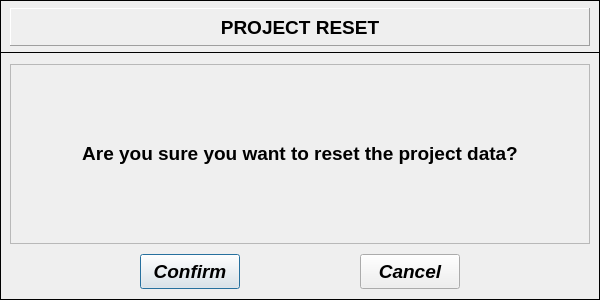
<?xml version="1.0" encoding="UTF-8"?>
<ui version="4.0">
 <class>Dialog</class>
 <widget class="QDialog" name="Dialog">
  <property name="geometry">
   <rect>
    <x>0</x>
    <y>0</y>
    <width>600</width>
    <height>300</height>
   </rect>
  </property>
  <property name="minimumSize">
   <size>
    <width>600</width>
    <height>300</height>
   </size>
  </property>
  <property name="maximumSize">
   <size>
    <width>600</width>
    <height>300</height>
   </size>
  </property>
  <property name="windowTitle">
   <string>Dialog</string>
  </property>
  <widget class="QFrame" name="frame_2">
   <property name="geometry">
    <rect>
     <x>0</x>
     <y>52</y>
     <width>600</width>
     <height>248</height>
    </rect>
   </property>
   <property name="minimumSize">
    <size>
     <width>600</width>
     <height>248</height>
    </size>
   </property>
   <property name="maximumSize">
    <size>
     <width>600</width>
     <height>248</height>
    </size>
   </property>
   <property name="frameShape">
    <enum>QFrame::Box</enum>
   </property>
   <property name="frameShadow">
    <enum>QFrame::Plain</enum>
   </property>
   <widget class="QLabel" name="Label_message">
    <property name="geometry">
     <rect>
      <x>10</x>
      <y>12</y>
      <width>580</width>
      <height>180</height>
     </rect>
    </property>
    <property name="minimumSize">
     <size>
      <width>580</width>
      <height>180</height>
     </size>
    </property>
    <property name="maximumSize">
     <size>
      <width>580</width>
      <height>180</height>
     </size>
    </property>
    <property name="font">
     <font>
      <family>Arial</family>
      <pointsize>13</pointsize>
      <weight>75</weight>
      <italic>false</italic>
      <bold>true</bold>
     </font>
    </property>
    <property name="frameShape">
     <enum>QFrame::StyledPanel</enum>
    </property>
    <property name="frameShadow">
     <enum>QFrame::Sunken</enum>
    </property>
    <property name="text">
     <string>&lt;html&gt;&lt;head/&gt;&lt;body&gt;&lt;p align=&quot;center&quot;&gt;&lt;span style=&quot; font-size:14pt;&quot;&gt;Are you sure you want to reset the project data?&lt;/span&gt;&lt;/p&gt;&lt;/body&gt;&lt;/html&gt;</string>
    </property>
    <property name="textFormat">
     <enum>Qt::AutoText</enum>
    </property>
    <property name="alignment">
     <set>Qt::AlignCenter</set>
    </property>
   </widget>
   <widget class="QPushButton" name="pushButton_confirm">
    <property name="geometry">
     <rect>
      <x>140</x>
      <y>202</y>
      <width>100</width>
      <height>35</height>
     </rect>
    </property>
    <property name="font">
     <font>
      <family>Arial</family>
      <pointsize>14</pointsize>
      <weight>75</weight>
      <italic>true</italic>
      <bold>true</bold>
     </font>
    </property>
    <property name="text">
     <string>Confirm</string>
    </property>
    <property name="default">
     <bool>false</bool>
    </property>
    <property name="flat">
     <bool>false</bool>
    </property>
   </widget>
   <widget class="QPushButton" name="pushButton_cancel">
    <property name="geometry">
     <rect>
      <x>360</x>
      <y>202</y>
      <width>100</width>
      <height>35</height>
     </rect>
    </property>
    <property name="font">
     <font>
      <family>Arial</family>
      <pointsize>14</pointsize>
      <weight>75</weight>
      <italic>true</italic>
      <bold>true</bold>
     </font>
    </property>
    <property name="text">
     <string>Cancel</string>
    </property>
    <property name="default">
     <bool>false</bool>
    </property>
    <property name="flat">
     <bool>false</bool>
    </property>
   </widget>
  </widget>
  <widget class="QFrame" name="frame_4">
   <property name="geometry">
    <rect>
     <x>0</x>
     <y>0</y>
     <width>600</width>
     <height>53</height>
    </rect>
   </property>
   <property name="minimumSize">
    <size>
     <width>600</width>
     <height>0</height>
    </size>
   </property>
   <property name="maximumSize">
    <size>
     <width>600</width>
     <height>16777215</height>
    </size>
   </property>
   <property name="frameShape">
    <enum>QFrame::Box</enum>
   </property>
   <property name="frameShadow">
    <enum>QFrame::Plain</enum>
   </property>
   <widget class="QFrame" name="frame">
    <property name="geometry">
     <rect>
      <x>10</x>
      <y>8</y>
      <width>580</width>
      <height>38</height>
     </rect>
    </property>
    <property name="minimumSize">
     <size>
      <width>580</width>
      <height>0</height>
     </size>
    </property>
    <property name="maximumSize">
     <size>
      <width>580</width>
      <height>16777215</height>
     </size>
    </property>
    <property name="frameShape">
     <enum>QFrame::Panel</enum>
    </property>
    <property name="frameShadow">
     <enum>QFrame::Raised</enum>
    </property>
    <widget class="QLabel" name="Label_message_2">
     <property name="geometry">
      <rect>
       <x>40</x>
       <y>4</y>
       <width>500</width>
       <height>31</height>
      </rect>
     </property>
     <property name="minimumSize">
      <size>
       <width>500</width>
       <height>10</height>
      </size>
     </property>
     <property name="maximumSize">
      <size>
       <width>500</width>
       <height>185</height>
      </size>
     </property>
     <property name="font">
      <font>
       <family>Arial</family>
       <pointsize>13</pointsize>
       <weight>75</weight>
       <italic>false</italic>
       <bold>true</bold>
      </font>
     </property>
     <property name="frameShape">
      <enum>QFrame::NoFrame</enum>
     </property>
     <property name="frameShadow">
      <enum>QFrame::Sunken</enum>
     </property>
     <property name="text">
      <string>&lt;html&gt;&lt;head/&gt;&lt;body&gt;&lt;p align=&quot;center&quot;&gt;&lt;span style=&quot; font-size:14pt;&quot;&gt;PROJECT RESET&lt;/span&gt;&lt;/p&gt;&lt;/body&gt;&lt;/html&gt;</string>
     </property>
     <property name="textFormat">
      <enum>Qt::AutoText</enum>
     </property>
     <property name="alignment">
      <set>Qt::AlignCenter</set>
     </property>
    </widget>
   </widget>
  </widget>
 </widget>
 <resources/>
 <connections/>
</ui>
